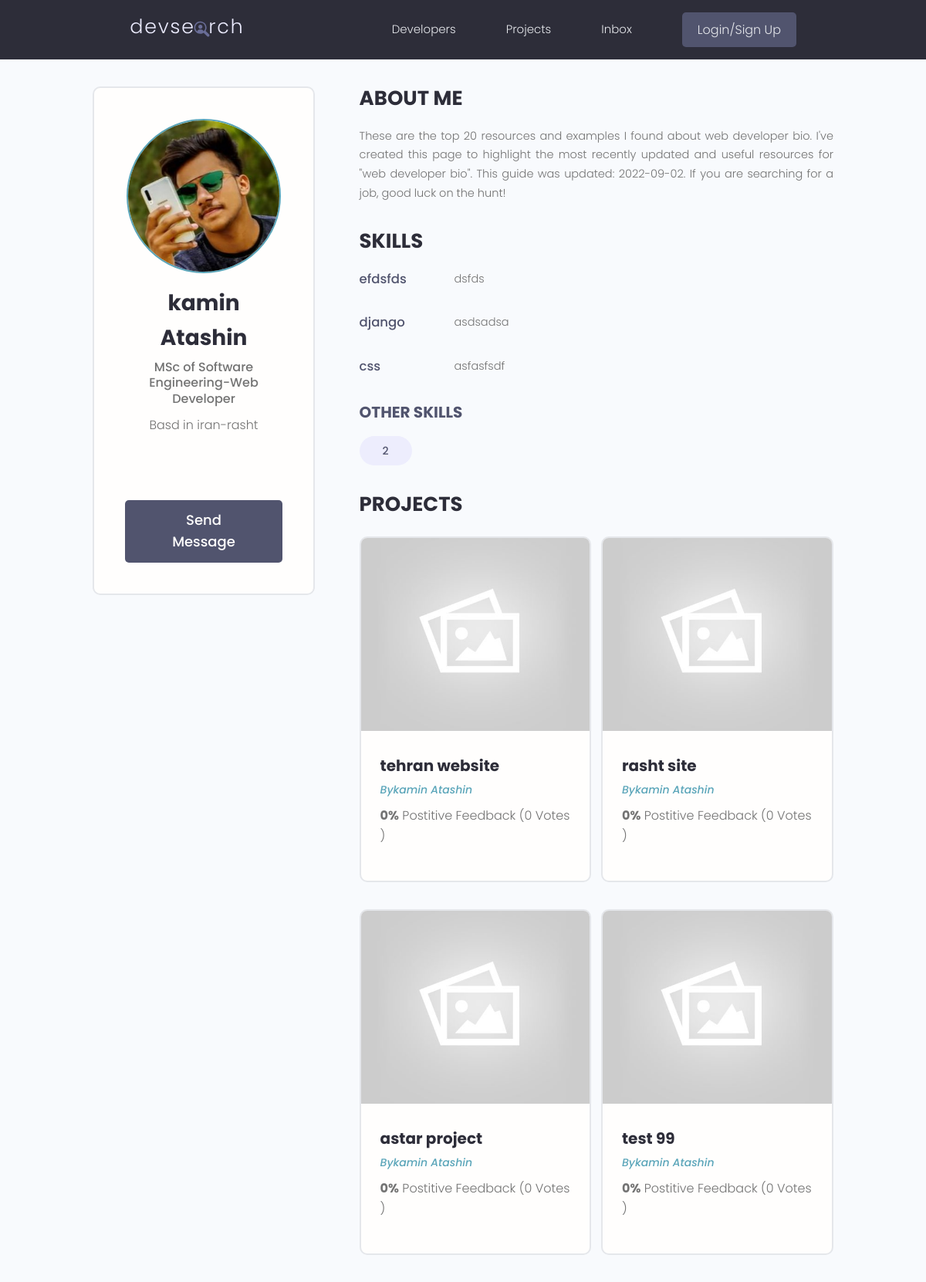
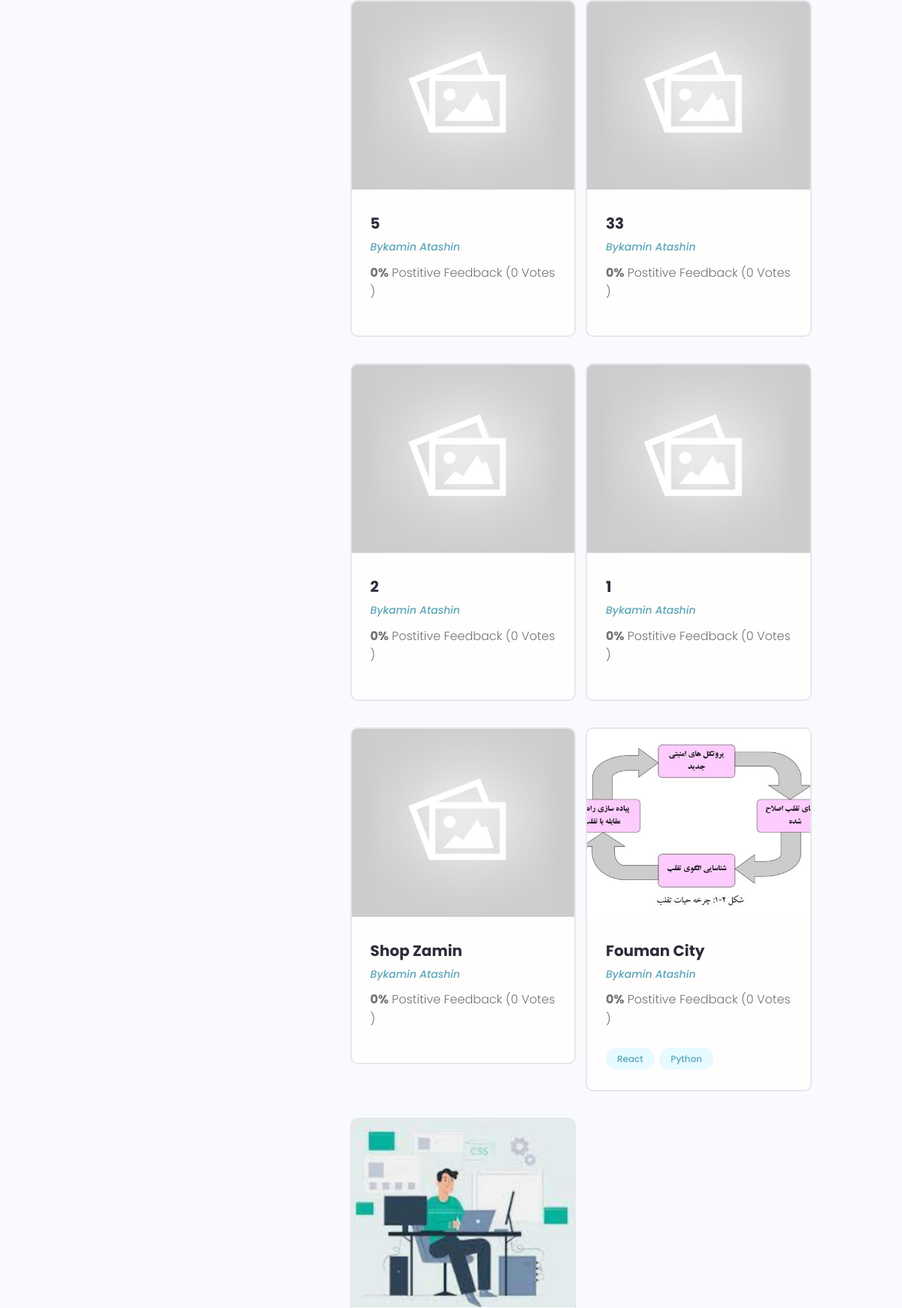
/profile/0bc2101d-7bd7-4a6e-9634-9ddec8cdee93 (upper part), run on the app's committed database (2 pictures, top to bottom).
### users/models.py (models this page shows, shortened)
class Profiles(models.Model):
    user=models.OneToOneField(User,on_delete=models.CASCADE,null=True,blank=True)
    name=models.CharField(max_length=200,blank=True,null=True)
    email=models.EmailField(max_length=500,blank=True,null=True)
    username=models.CharField(max_length=200,blank=True,null=True)
    short_intro=models.CharField(max_length=200,blank=True,null=True)
    username=models.CharField(max_length=40)
    location=models.TextField(null=True,blank=True)
    bio=models.TextField(null=True,blank=True)
    profile_image=models.ImageField(blank=True,null=True,upload_to='profiles/', default='profiles/user-default.png')
    social_github=models.CharField(max_length=2000,null=True,blank=True)
    social_twitter=models.CharField(max_length=2000,null=True,blank=True)
    socail_linkedin=models.CharField(max_length=2000,null=True,blank=True)
    social_youtube=models.CharField(max_length=2000,null=True,blank=True)
    social_website=models.CharField(max_length=2000,null=True,blank=True)
    created=models.DateTimeField(auto_now_add=True,editable=False)
    id=models.UUIDField(default= uuid.uuid4,unique=True,primary_key=True,editable=False)

class Skill(models.Model) :
    owner=models.ForeignKey(Profiles,on_delete=models.CASCADE,null=True,blank=True)
    name=models.CharField(max_length=200,null=True,blank=True)
    description=models.TextField(null=True,blank=True)
    created=models.DateTimeField(auto_now_add=True,editable=False)
    id=models.UUIDField(default=uuid.uuid4,primary_key=True,unique=True,editable=False)

### project/models.py (models this page shows, shortened)
class Project(models.Model):
    owner= models.ForeignKey(Profiles,null=True,blank=True,on_delete=models.SET_NULL)
    title=models.CharField(max_length=200)
    description=models.TextField(null=True , blank=True)
    featured_image= models.ImageField(null=True,blank=True,default='default.jpg')
    demo_link=models.TextField(max_length=2000,null=True,
                                 blank=True)
    source_link=models.CharField(max_length=2000,null=True,
                                blank=True)
    tags=models.ManyToManyField('Tag',blank=True)
    vote_total=models.IntegerField(default=0,null=True,blank=True)
    vote_ratio=models.IntegerField(default=0,null=True,blank=True)
    created= models.DateTimeField(auto_now_add=True)
    id=models.UUIDField(default=uuid.uuid4,unique=True,
                        primary_key=True,editable=False)
    class Meta:
        ordering=['-created']

class Tag(models.Model):
    name=models.CharField(max_length=200)
    created=models.DateTimeField(auto_now_add=True)
    id=models.UUIDField(default=uuid.uuid4,unique=True,
                        primary_key=True,editable=False)
    def __str__(self):
        return self.name

### users/views.py (the view)
# urls.py: path('profile/<str:pk>',views.userProfile,name='user-profile'),
def userProfile(request,pk):
    profile=Profiles.objects.get(id=pk)
    topskill= profile.skill_set.exclude(description__exact="")
    otherskills=profile.skill_set.filter(description="")
    context={'profile':profile,'topskill':topskill,'otherskills':otherskills}
    return render(request ,'users/user-profile.html',context)

### users/templates/users/user-profile.html (shortened to what this page needs)
{% extends 'main.html'%}
{% block content%}
 <main class="profile my-md">
    <div class="container">
      <div class="layout">
        <div class="column column--1of3">
          <div class="card text-center">
            <div class="card__body dev">
              <img class="avatar avatar--xl" src="{{ profile.profile_image.url }}" />
              <h2 class="dev__name">{{profile.name}}</h2>
              <p class="dev__title">{{profile.short_intro}}</p>
              <p class="dev__location">Basd in {{profile.location}}</p>
              <ul class="dev__social">
              </ul>
              <a href="#" class="btn btn--sub btn--lg">Send Message </a>
            </div>
          </div>
        </div>
        <div class="column column--2of3">
          <div class="devInfo">
            <h3 class="devInfo__title">About Me</h3>
            <p class="devInfo__about">{{profile.bio}}  </p>
          </div>
          <div class="devInfo">
            <h3 class="devInfo__title">Skills</h3>
            <div class="devInfo__skills">
            {%for skill in topskill %}
              <div class="devSkill">
                <h4 class="devSkill__title">{{skill.name}}</h4>
                <p class="devSkill__info">
                 {{skill.description}}
                </p>
              </div>
              {% endfor%}
              <h3 class="devInfo__subtitle">Other Skills</h3>
              <div class="devInfo__otherSkills">
                {%for skill in otherskills %}
                <span class="tag tag--pill tag--sub tag--lg">
                  <small>{{skill.name}}</small>
                </span>
                {% endfor %}
              </div>
            </div>
          </div>
          <div class="devInfo">
            <h3 class="devInfo__title">Projects</h3>
            <div class="grid grid--two">
            {% for project in profile.project_set.all %}
              <div class="column">
                <div class="card project">
                  <a href="{% url 'project' project.id %}" class="project">
                    <img class="project__thumbnail" src="{{project.featured_image.url}}" alt="project thumbnail" />
                    <div class="card__body">
                      <h3 class="project__title">{{project.title}}</h3>
                      <p><a class="project__author" href="profile.html">By{{project.owner.name}}</a></p>
                      <p class="project--rating">
                        <span style="font-weight: bold;">{{project.vote_ratio}}%</span> Postitive
                        Feedback ({{ project.vote_total }} Vote{{ project.vote_total|pluralize:"s" }} )
                      </p>
                      <div class="project__tags">
                        {% for tag in project.tags.all %}
                        <span class="tag tag--pill tag--main">
                          <small>{{tag}}</small>
                        </span>
                        {%endfor%}
                      </div>
                    </div>
                  </a>
                </div>
              </div>
            {% endfor%}
            </div>
          </div>
        </div>
      </div>
    </div>
  </main>
{% endblock  %}

### static/styles/app.css (style rules this page uses)
:root { --color-sub: #2d2d39; }
.btn--sub { background-color: var(--color-sub-light); }
.card { border: 2px solid var(--color-light); }
img { width: 100%; }
.profile .card > .dev { padding: 4rem; }
.dev__name { color: var(--color-sub); font-size: 2.8rem; font-weight: 700; margin-top: 1rem; margin-bottom: 0.5rem; }
.dev__title { font-size: 1.6rem; font-weight: 500; line-height: 1.3; }
.dev__location { margin-top: 1rem; }
.dev__social { margin: 3rem 0; list-style: none; display: flex; justify-content: center; gap: 1.5rem; }
.devInfo { margin-bottom: 3rem; }
.devInfo__title, .devInfo__subtitle { font-size: 2.6rem; color: var(--color-sub); text-transform: uppercase; font-weight: 700; margin-bottom: 1.5rem; }
.devInfo__subtitle { font-size: 2rem; color: var(--color-sub-light); }
.devInfo__about, .devSkill__info { font-size: 1.45rem; line-height: 1.7; text-align: justify; }
.devSkill { margin-bottom: 3rem; }
.devSkill__title { font-size: 1.65rem; font-weight: 500; color: var(--color-sub-light); }
@media screen and (min-width: 700px) { .devSkill { display: flex; justify-content: space-between; gap: 3rem; } }
@media screen and (min-width: 700px) { .devSkill__info { flex-basis: 80%; } }
.project__author { font-size: 1.4rem; font-style: italic; }
.project--rating { margin-bottom: 1.6em; margin-top: .5em; }
.project__thumbnail { height: 25rem; object-fit: cover; object-position: top center; }
.project__title { font-size: 2rem; font-weight: 700; color: var(--color-sub); }

### static/uikit/styles/modules/_variables.css (style rules this page uses)
:root { --color-main: #5aa5b9; --color-main-light: #e6faff; --color-sub: #3f4156; --color-sub-light: #51546e; --color-sub-lighter: #ededfd; --color-text: #737373; --color-gray: #8b8b8b; --color-light: #e5e7eb; --color-light-gray: #767676; --color-bg: #f8fafd; --color-white: #fffefd; --color-white-light: #f3f3f3; --color-success: #359e64; --color-success-bg: #def8e8; --color-error: #fc4b0b; --color-error-bg: #fff2ee; --font-base: 'Poppins', arial, helvetica, 'Segoe UI', roboto, ubuntu, sans-serif; --font-monospace: 'Fira Code', 'Courier New', courier, monospace; --font-regular: 300; --font-medium: 500; --font-bold: 700; --generic-shadow: 1px 1px 5px #00000010; --generic-transition: all 0.3s ease-in-out; }

### static/uikit/styles/modules/_base.css (style rules this page uses)
* { margin: 0; padding: 0; box-sizing: border-box; text-rendering: optimizeLegibility; color: inherit; font-size: inherit; }
html { font-size: 50%; }
@media only screen and (min-width: 480px) { html { font-size: 56.25%; } }
@media only screen and (min-width: 1200px) { html { font-size: 62.5%; } }
body { line-height: 1.6; font-weight: 400; font-size: 1.5rem; color: var(--color-text); background-color: var(--color-bg); min-height: 100vh; }

### static/uikit/styles/modules/_typography.css (style rules this page uses)
* { font-family: var(--font-base); }
h2 { font-size: 3.6rem; font-weight: var(--font-bold); }
h3 { font-size: 3.2rem; font-weight: var(--font-medium); }
h4 { font-size: 2.8rem; font-weight: var(--font-medium); }
p, span, strong { font-size: 1.6rem; color: var(--color-text); font-weight: var(--font-regular); }
a { padding-bottom: 2px; text-decoration: none; display: inline-block; color: var(--color-main); font-weight: var(--font-medium); }

### static/uikit/styles/modules/_utilities.css (style rules this page uses)
.container { width: 92%; max-width: 165rem; margin: 0 auto; box-sizing: border-box; }
@media screen and (min-width: 1000px) { .container { width: 90%; } }
@media screen and (min-width: 1200px) { .container { width: 80%; } }
.text-center { text-align: center; }
.my-md { margin: 3rem auto; }

### static/uikit/styles/modules/_avatar.css (style rules this page uses)
.avatar { border-radius: 50%; border: 2px solid var(--color-main); object-fit: cover; }
.avatar--xl { height: 20rem; width: 20rem; }

### static/uikit/styles/modules/_button.css (style rules this page uses)
.btn { display: inline-block; position: relative; cursor: pointer; background-color: var(--color-light); font-weight: var(--font-medium); color: var(--color-sub); text-decoration: none; padding: 1rem 2rem; border-radius: 0.5rem; border: none; width: -webkit-fit-content; width: -moz-fit-content; width: fit-content; height: -webkit-fit-content; height: -moz-fit-content; height: fit-content; font-size: 1.6rem; outline-width: 0; outline-color: transparent; -webkit-backface-visibility: hidden; backface-visibility: hidden; transition: all 0.3s ease-in-out; }
.btn--sub { background-color: var(--color-sub); color: var(--color-white); }
.btn--lg { font-size: 1.8rem; padding: 1.2rem 4.5rem; }

### static/uikit/styles/modules/_card.css (style rules this page uses)
.card { border-radius: 1rem; background-color: var(--color-white); border: 1.5px solid var(--color-light); width: auto; height: auto; margin-top: 0.5rem; margin-bottom: 0.5rem; overflow: hidden; }
.card__body, .card__header { padding: 2rem 2.5rem; }

### data on the page
Profiles: profile_image (picture), name "kamin Atashin", short_intro "MSc of Software Engineering-Web Developer", location "iran-rasht", bio "These are the top 20 resources and examples I found about web developer bio. I've created this page to highlight the most recently updated and useful resources for \"web developer bio\". This guide was updated: 2022-09-02. If you are searching for a job, good luck on the hunt!"
Skill: name "efdsfds", description "dsfds"
Skill: name "django", description "asdsadsa"
Skill: name "css", description "asfasfsdf"
Skill: name "2"
Project: featured_image (placeholder picture), title "tehran website", owner.name "kamin Atashin", vote_ratio "0", vote_total "0"
Project: featured_image (placeholder picture), title "rasht site", owner.name "kamin Atashin", vote_ratio "0", vote_total "0"
Project: featured_image (placeholder picture), title "astar project", owner.name "kamin Atashin", vote_ratio "0", vote_total "0"
Project: featured_image (placeholder picture), title "test 99", owner.name "kamin Atashin", vote_ratio "0", vote_total "0"
Project: featured_image (placeholder picture), title "5", owner.name "kamin Atashin", vote_ratio "0", vote_total "0"
Project: featured_image (placeholder picture), title "33", owner.name "kamin Atashin", vote_ratio "0", vote_total "0"
Project: featured_image (placeholder picture), title "2", owner.name "kamin Atashin", vote_ratio "0", vote_total "0"
Project: featured_image (placeholder picture), title "1", owner.name "kamin Atashin", vote_ratio "0", vote_total "0"
Project: featured_image (placeholder picture), title "Shop Zamin", owner.name "kamin Atashin", vote_ratio "0", vote_total "0"
Project: featured_image (picture), title "Fouman City", owner.name "kamin Atashin", vote_ratio "0", vote_total "0"
Tag: name "React"
Tag: name "Python"
Project: featured_image (picture)
